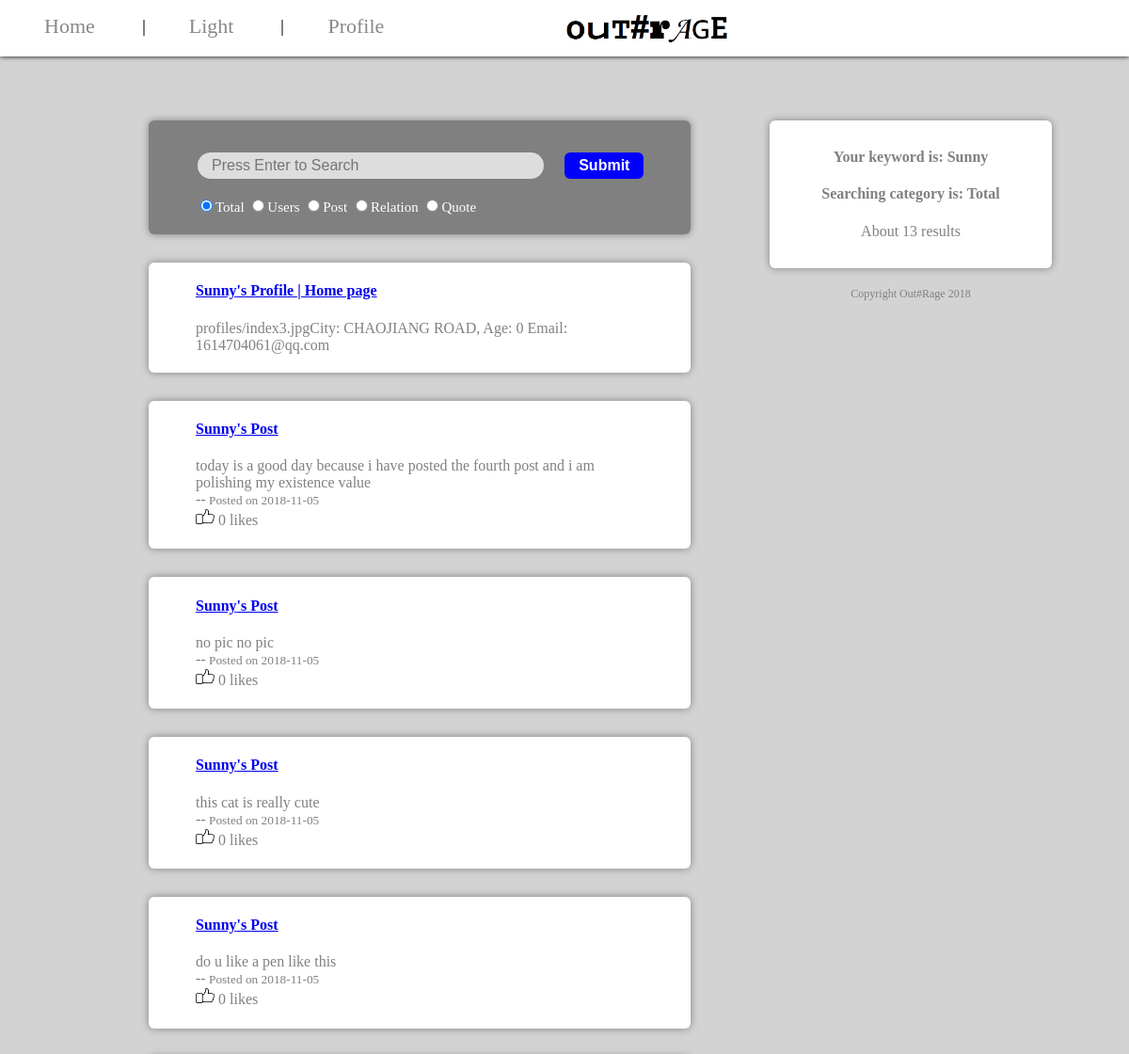
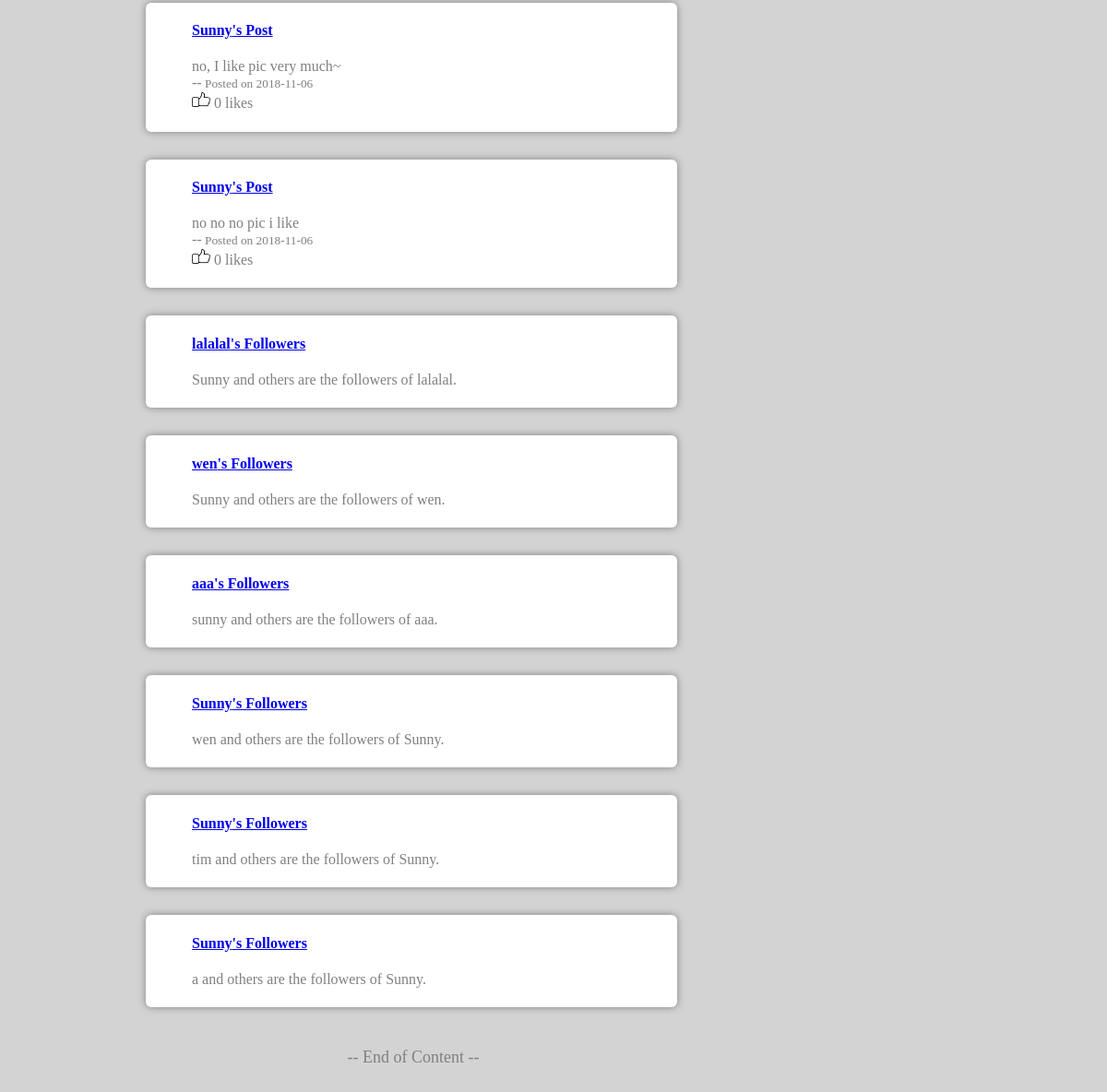
The app's page /search.php?content=Sunny with its own data (2 pictures, top to bottom).
### tables this page shows
CREATE TABLE `users` (
  `username` varchar(20) NOT NULL,
  `loginstate` varchar(10) NOT NULL DEFAULT 'offline',
  `password` varchar(10) NOT NULL,
  `city` varchar(50) NOT NULL,
  `age` int(10) NOT NULL,
  `profile` varchar(200) NOT NULL,
  `birthday` varchar(20) NOT NULL,
  `gender` varchar(20) NOT NULL,
  `email` varchar(50) NOT NULL,
  `like_post` varchar(1000) NOT NULL
);

CREATE TABLE `post` (
  `post_id` int(50) NOT NULL,
  `username` varchar(20) NOT NULL,
  `post_time` varchar(50) NOT NULL,
  `post_content` varchar(200) NOT NULL,
  `post_picture` varchar(200) NOT NULL,
  `like_num` int(20) NOT NULL
);

CREATE TABLE `relation` (
  `userone` varchar(20) DEFAULT NULL,
  `relation` varchar(20) DEFAULT NULL,
  `usertwo` varchar(20) DEFAULT NULL
);

### search.php (the view, shortened to what this page needs)
<html>
<head>
<link rel="stylesheet" type="text/css" href="theme.css"/>
</head>
<body>
<div style="margin-top:120px;position:absolute;width:80%">
<div style="display:inline-block;width:60%;min-width:300px;min-height:100px;vertical-align:top;">
<span class="info_block" style="display:inline-block;width:100%;min-height:100px;vertical-align:left;background-color:grey;">
<span style="display:block;margin-top:30px;margin-left:50px;margin-bottom:20px;text-align:left;">
<form id="sf" action="search.php" method="GET">
<input type="text" class="input_bar" name="content" style="width:70%;" placeholder="Press Enter to Search"/><input type="submit" value="Submit" class="node_button" style="display:inline-block;margin-left:20px;" onclick="return submitCheck(content)"/>
<p style="color:white;font-size:15px;">
<input type="radio" name="class" value="total" checked="checked"/>Total
<input type="radio" name="class" value="users"/>Users
<input type="radio" name="class" value="post"/>Post
<input type="radio" name="class" value="relation"/>Relation
<input type="radio" name="class" value="quote"/>Quote
</p>
</form>
</span>
</span>
<?php
if(!isset($_GET["content"]))
{?>
	<span style="display:inline-block;height:30px;vertical-align:left;"></span>
	<span class="info_block" style="display:inline-block;width:100%;min-height:100px;vertical-align:left;">
	<span style="display:block;margin-top:20px;margin-left:50px;margin-bottom:20px;text-align:left;">
	<p>The results will be shown here.</p>
	</span>
	</span>
<?php
}
else
{
	$xx=$_GET["content"];
	$xx=trim($xx);
	$con=mysqli_connect("localhost","root","");
	mysqli_select_db($con,"users");
	if (count(explode(' ',$xx))==1){
	$_SESSION["keyword"]=1;$a=$_SESSION["search"][0];
	$sql1="select * from users where username like '%".$a."%' or city like '%".$a."%' or profile like '%".$a."%' or birthday like '%".$a."%' or gender like '%".$a."%' or email like '%".$a."%'";
	$sql2="select * from post where username like '%".$a."%' or post_time like '%".$a."%' or post_content like '%".$a."%' ";
	$sql3="select * from  relation where userone like '%".$a."%' or usertwo like '%".$a."%' or relation like '%".$a."%' ";
	$sql4="select * from quote where quote_type like '%".$a."%' or quote_content like '%".$a."%' or quote_picture like '%".$a."%'";
	}
	$result1=mysqli_query($con,$sql1); $rowcount1=mysqli_num_rows($result1);
	$result2=mysqli_query($con,$sql2);$rowcount2=mysqli_num_rows($result2);
	$result3=mysqli_query($con,$sql3);$rowcount3=mysqli_num_rows($result3);
	$result4=mysqli_query($con,$sql4);$rowcount4=mysqli_num_rows($result4);
	$totalrows=$rowcount1+$rowcount2+$rowcount3+$rowcount4;
	if((!isset($_GET["class"]))||($_GET["class"]=="total"))
	{
		$cl="t";
	}
	if(($cl=="t")||($cl=="u"))
	{
	for ($i=0;$i<$rowcount1;$i++){
?>
	<span class="info_block" style="display:inline-block;width:100%;min-height:100px;vertical-align:left;">
	<span style="display:block;margin-top:20px;margin-left:50px;margin-bottom:20px;text-align:left;">
	<p>
<?php
		$row1=mysqli_fetch_assoc($result1);
		echo "<h4><a href=\"profile.php?user=".$row1["username"]."\">".@$row1["username"]."'s Profile | Home page</a><br /></h4>".$row1["profile"] ;
		echo "City: ".$row1["city"]."  Age: ".$row1["age"]."  Email: ".$row1["email"]."<br />";
?>
	</p>
	</span>
	</span>
<?php
	}
	}
	if(($cl=="t")||($cl=="p"))
	{
	for ($x=0;$x<$rowcount2;$x++)
	{
		$row2=mysqli_fetch_assoc($result2);$present=substr($row2["post_time"],0,-9);$present=date('Y-m-d', strtotime(str_replace('_', '/', $present)));$hour=substr($row2["post_time"],11,-6);
?>
	<span class="info_block" style="display:inline-block;width:100%;min-height:100px;vertical-align:left;">
	<span style="display:block;margin-top:20px;margin-left:50px;margin-bottom:20px;text-align:left;padding-right:50px">
	<p>
<?php
			echo "<h4><a href=\"profile.php?user=".$row2["username"]."\">".$row2["username"]."'s Post</a>";
				if ($present!=date("Y-m-d")){
					echo "</h4> ".$row2["post_content"]."<br> --<small> Posted on ".$present."</small><br>";
				}
			$showl=false;
			if($showl==true)
			{
?>
				<img id="<?php echo $x;?>" onclick="changeImage(<?php echo $x;?>)" src="images/like_color.jpg" width="20" height="18"/>
				<?php echo " ".$row2["like_num"]." likes <small>You have liked this post~</small>";?>
				<p id="<?php echo "+1".$x;?>"></p>
<?php
			}
			else
			{
				?>
				<img id="<?php echo $x ?>" onclick="changeImage(<?php echo $x ?>)" src="images/like_grey.jpg" width="20" height="18"/>
				<?php
				echo " ".$row2["like_num"]." likes";
				?>
				<?php
			}
				?>
	</p>
	</span>
	</span>
<?php
	}
}
if(($cl=="t")||($cl=="r"))
{
		for ($y=0;$y<$rowcount3;$y++)
		{
?>
	<span class="info_block" style="display:inline-block;width:100%;min-height:100px;vertical-align:left;">
	<span style="display:block;margin-top:20px;margin-left:50px;margin-bottom:20px;text-align:left;">
	<p>
<?php
		$row3=mysqli_fetch_assoc($result3);
		echo "<h4><a href=\"profile.php?user=".$row3["usertwo"]."\">".$row3["usertwo"]."'s Followers </a></h4>";
		echo $row3["userone"]." and others are the followers of ".$row3["usertwo"].". <br />";
?>
	</p>
	</span>
	</span>
<?php
	}
}
?>
<?php
}
?>
<span style="display:inline-block;width=100%;height:70px;vertical-align:left;font-size:18px;color:grey;">-- End of Content --</span>
</div>
<div style="display:inline-block;position:fixed;width:20%;min-width:300px;vertical-align:top;">
<span class="info_block" style="display:inline-block;width:100%;min-width:300px;vertical-align:top;">
<form style="margin:30px;">
<p>
<?php
	echo "<h4>Your keyword is: ";
	if(!isset($_GET["content"]))
	{
		echo "[NONE]";
	}
	else
	{
		echo $_GET["content"];
	}
	echo "<br /></h4>";
	echo "<h4>Searching category is: ";
	if(!isset($_GET["content"]))
	{
		echo "[NONE]";
	}
	else
	{
		if($cl=="t")
		{
			echo "Total";
		}
	}
	echo "<br /></h4>";
	echo "About ";
	if(!isset($_GET["content"]))
	{
		echo "0";
	}
	else
	{
		echo $totalrows;
	}
	echo " results <br />";
?>
</p>
</form>
</span>
<span style="display:inline-block;height:20px;width:100%;min-width:300px;vertical-align:top;">
</span>
<span style="display:inline-block;height:50px;width:100%;min-width:300px;vertical-align:top;">
<a style="font-size:12px;color:grey;">Copyright Out#Rage 2018</a>
</span>
</div>
</div>
<div class="top_bar" style="text-align:center">
<span style="float:left">
<a href="index.php" class="main_button">Home</a>
<span class="division_line"></span>
<a href="light.php" class="main_button">Light</a>
<span class="division_line"></span>
<a href="profile.php" class="main_button">Profile</a>
</span>
<img src="images/logo.png" style="display:inline-block;max-height:30px;"/>
<div style="float:right;margin-right:45px;width:20%;height:1px;"></div>
</div>
</body>
</html>

### theme.css (style rules this page uses)
.info_block { border-radius:6px; color:grey; text-align:center; text-decoration:none; box-shadow:0px 0px 8px 0px grey; background-color:white; display:inline-block; width:100%; }
body { background-color:lightgrey; text-align:center; }
.main_button { color:#888888; text-align:center; text-decoration:none; font-size:22px; margin:4px 2px; padding:15px 45px; }
.node_button { border:none; padding:5px 15px; background-color:blue; color:white; text-align:center; text-decoration:none; font-size:16px; font-weight:bold; margin:4px 2px; cursor:pointer; border-radius:6px; box-shadow:0px 0px 2px grey; }
.input_bar { border:none; background-color:#DDDDDD; color:#777777; text-align:left; text-decoration:none; font-size:16px; margin:4px 2px; padding:5px 15px; border-radius:30px; }
.division_line { border-left:2px solid grey; }
.top_bar { top:0; left:0; width:100%; position:fixed; float:center; height:40px; padding-top:15px; padding-bottom:5px; box-shadow:0px 0px 5px 0px black; background-color:white; text-align:left; }

### records on screen
users: username "Sunny", profile "profiles/index3.jpg", city "CHAOJIANG ROAD,", age "0", email "1614704061@qq.com"
post: username "Sunny", post_content "today is a good day because i have posted the fourth post and i am polishing my existence value", post_time "2018-11-05", like_num "0"
post: username "Sunny", post_content "no pic no pic", post_time "2018-11-05", like_num "0"
post: username "Sunny", post_content "this cat is really cute", post_time "2018-11-05", like_num "0"
post: username "Sunny", post_content "do u like a pen like this", post_time "2018-11-05", like_num "0"
post: username "Sunny", post_content "no, I like pic very much~", post_time "2018-11-06", like_num "0"
post: username "Sunny", post_content "no no no pic i like", post_time "2018-11-06", like_num "0"
relation: usertwo "lalalal", userone "Sunny"
relation: usertwo "wen", userone "Sunny"
relation: usertwo "aaa", userone "sunny"
relation: usertwo "Sunny", userone "wen"
relation: usertwo "Sunny", userone "tim"
relation: usertwo "Sunny", userone "a"

### other values on screen
$_GET["content"] "Sunny"
$totalrows "13"
